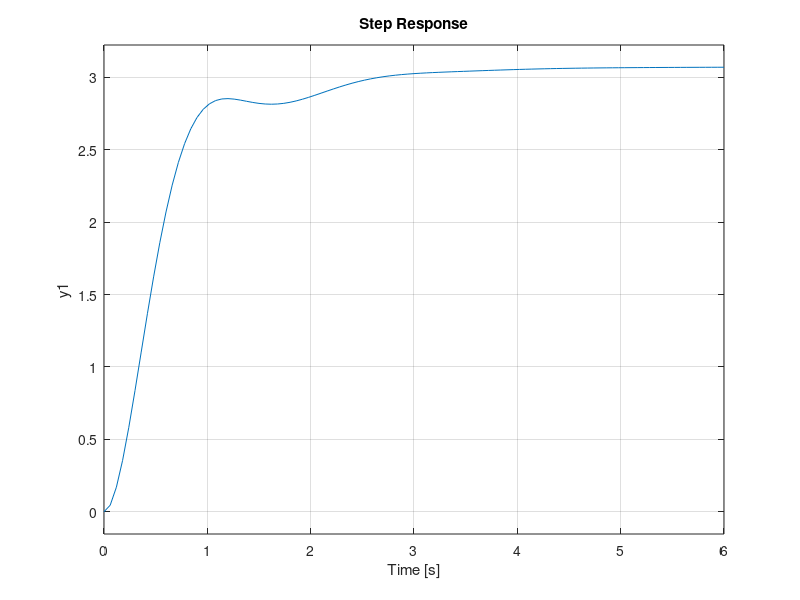

Reproduce this figure in MATLAB.
%% Highwire artist - Routh-Hurwitz Control Design
% Highwire artist balancing with a pole, linearized around the upright 
% position. The input is the torque on the pole and the output is the tilt 
% angle of the artist.

clear all
close all

s = tf('s');
J = 10.4;
l = 1.5;
L = 2;
m = 5;
M = 75;
g = 9.81;

a = 6/(6*m*l^2+2*M*L^2);
b = 3*g*(2*m*l+M*L)/(6*m*l^2+2*M*L^2);
G = a/(s^2 - b);
%% P controller
% With C(s) = K: P(s) = s^2 + aK - b. The coefficient of s is zero, so no K 
% makes the closed loop asymptotically stable.
%% Lead compensator
% $$C(s) = K\frac{s+2}{s+5}$$
% 
% The characteristic equation is (s + 5)(s^2 - b) + aK(s + 2) = 0, i.e.,
% 
% $$P(s) = s^3 + 5s^2 + (aK - b)s + (2aK - 5b)$$
% 
% Routh table:
% 
%   s^3 | 1                                   aK - b
%   s^2 | 5                                   2aK - 5b
%   s^1 | c11 = (5(aK - b) - (2aK - 5b))/5 = 3aK/5
%   s^0 | c21 = 2aK - 5b
% 
% We need K > 0 and 2aK - 5b > 0, i.e.,

Kmin = 5*b/(2*a)
%% 
% Let's check just below and above Kmin:

pole(minreal(2000*(s+2)/(s+5)*G/(1+2000*(s+2)/(s+5)*G)))   % unstable
pole(minreal(2100*(s+2)/(s+5)*G/(1+2100*(s+2)/(s+5)*G)))   % stable
%% 
% We choose K = 3000:

K = 3000;
C = K*(s+2)/(s+5);
pole(minreal(C*G/(1+C*G)))
step(minreal(C*G/(1+C*G)));
%% 
% To try this controller in HA_Realtime_Demo, set
% 
%   C = 3000*(s+2)/(s+5);

[numC, denC] = tfdata(C, 'v')
